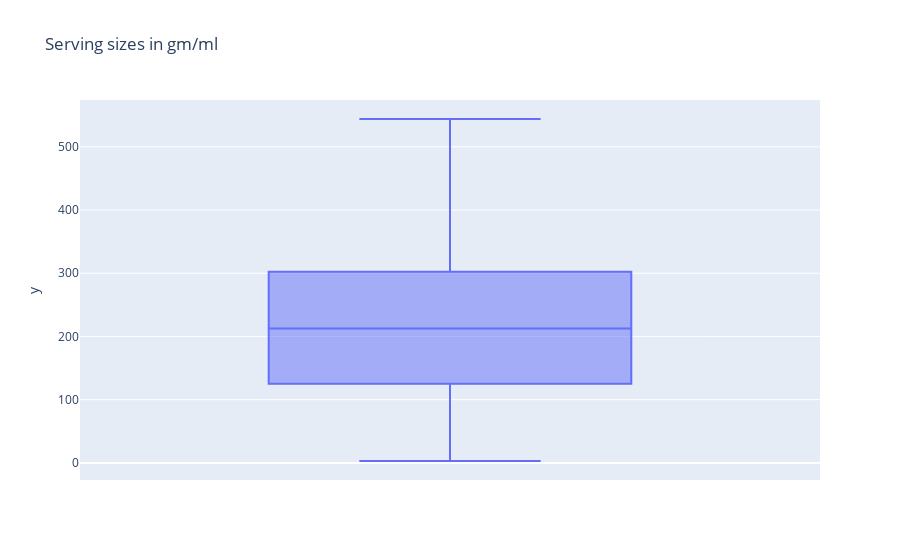

Notebook code for this chart:
### Markdown cell above
<h1> Mccafe has highest number of products but drinks in different sizes could be a reason for that. Regular menu has the highest unique food items</h1>

### Code cell
## visaulizing serving sizes


fig = px.box(y=df['servesize'], title='Serving sizes in gm/ml')
fig.show()

### Figure 1 — Plotly figure (JSON) as saved in the notebook; plotly's stock layout.template omitted (floating-point values rounded to 4 significant figures; data arrays with more than 128 entries replaced by an {"elided": "..."} marker saying what was removed)
{"data": [{"alignmentgroup": "True", "hovertemplate": "y=%{y}<extra></extra>", "legendgroup": "", "marker": {"color": "#636efa"}, "name": "", "notched": false, "offsetgroup": "", "orientation": "v", "showlegend": false, "type": "box", "x0": " ", "xaxis": "x", "y": {"elided": "141 float values"}, "y0": " ", "yaxis": "y"}], "layout": {"boxmode": "group", "legend": {"tracegroupgap": 0}, "title": {"text": "Serving sizes in gm/ml"}, "xaxis": {"anchor": "y", "domain": [0, 1]}, "yaxis": {"anchor": "x", "domain": [0, 1], "title": {"text": "y"}}}}
